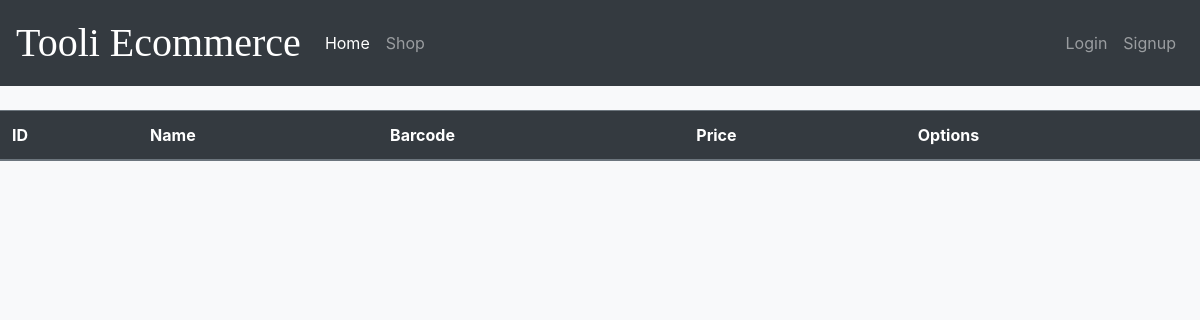
The page /shop on the database as committed earlier.
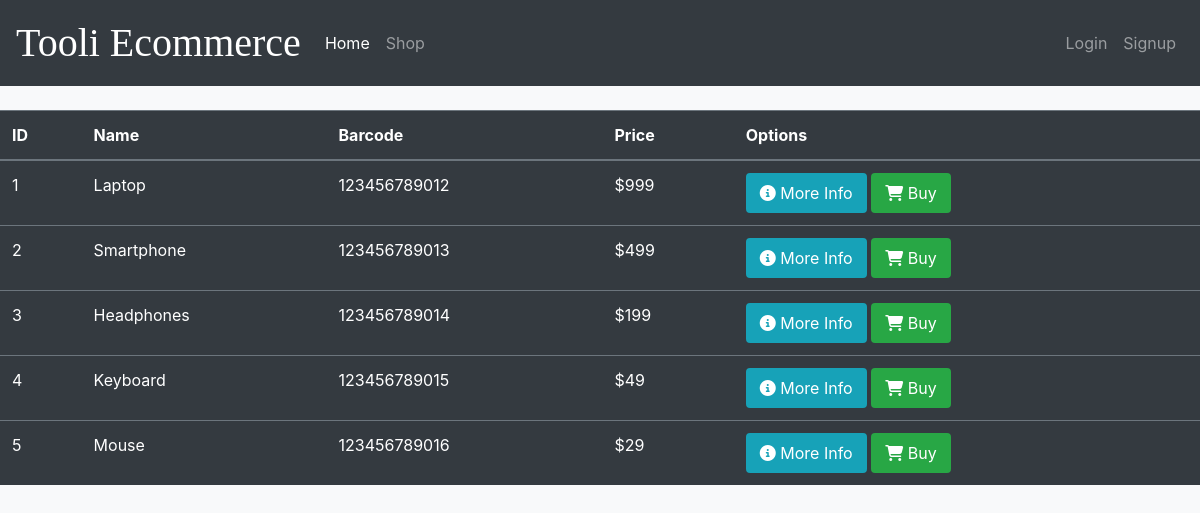
The same page on the database as committed later.
### market/models.py (models this page shows, shortened)
class Item(db.Model):
    id = db.Column(db.Integer(), primary_key=True)
    name = db.Column(db.String(length=20), nullable=False, unique=True)
    price = db.Column(db.Integer(), nullable=False)
    barcode = db.Column(db.String(length=12), nullable=False, unique=True)
    description = db.Column(db.String(length=500), nullable=False, unique=True)

### market/routes.py (the view)
@app.route('/shop')
def shop_page():
    items = Item.query.all()
    return render_template('market.html', items=items)

### market/templates/market.html (shortened to what this page needs)
{% extends 'base.html' %}
{% block content %}
<table class="table table-hover table-dark mt-4 animate__animated animate__fadeIn">
  <thead>
    <tr>
      <th scope="col">ID</th>
      <th scope="col">Name</th>
      <th scope="col">Barcode</th>
      <th scope="col">Price</th>
      <th scope="col">Options</th>
    </tr>
  </thead>
  <tbody>
    {% for item in items %}
      <tr>
        <td>{{ item.id }}</td>
        <td>{{ item.name }}</td>
        <td>{{ item.barcode }}</td>
        <td>${{ item.price }}</td>
        <td>
          <button class="btn btn-outline btn-info animate__animated animate__fadeInLeft"><i class="fas fa-info-circle"></i> More Info</button>
          <button class="btn btn-outline btn-success animate__animated animate__fadeInRight"><i class="fas fa-shopping-cart"></i> Buy</button>
        </td>
      </tr>
    {% endfor %}
  </tbody>
</table>
{% endblock %}

### market/templates/base.html (shortened to what this page needs)
<!doctype html>
<html lang="en">
   <head>
      <link rel="stylesheet" href="https://cdn.jsdelivr.net/npm/bootstrap@4.5.3/dist/css/bootstrap.min.css">
      <link rel="stylesheet" href="https://cdnjs.cloudflare.com/ajax/libs/font-awesome/5.15.3/css/all.min.css">
      <link rel="stylesheet" href="https://cdnjs.cloudflare.com/ajax/libs/animate.css/4.1.1/animate.min.css"/>
      <link rel="stylesheet" href="{{ url_for('static', filename='styles.css') }}">
   </head>
   <body>
      <nav class="navbar navbar-expand-md navbar-dark bg-dark">
        <a class="navbar-brand" href="#">Tooli Ecommerce</a>
        <div class="collapse navbar-collapse" id="navbarNav">
          <ul class="navbar-nav mr-auto">
            <li class="nav-item active">
              <a class="nav-link" href="{{ url_for('home_page') }}">Home <span class="sr-only">(current)</span></a>
            </li>
            <li class="nav-item">
              <a class="nav-link" href="{{ url_for('shop_page') }}">Shop</a>
            </li>
          </ul>
          <ul class="navbar-nav">
            <li class="nav-item">
              <a class="nav-link" href="#">Login</a>
            </li>
            <li class="nav-item">
              <a class="nav-link" href="#">Signup</a>
            </li>
          </ul>
        </div>
      </nav>
      {% block content %}{% endblock %}
   </body>
</html>

### market/static/styles.css (style rules this page uses)
body { background-color: #f8f9fa; color: #343a40; overflow-x: hidden; }
.navbar-brand { font-family: 'Brush Script MT', cursive; font-size: 2.5rem; animation: fadeInDown 1s; }
.btn-outline { border-width: 2px; transition: transform 0.3s ease; }
.table-dark th, .table-dark td, .table-dark thead th { border-color: #6c757d; }

Rows that differ between the two databases and show on the page:
added Item: id "1", name "Laptop", barcode "123456789012", price "999"
added Item: id "2", name "Smartphone", barcode "123456789013", price "499"
added Item: id "3", name "Headphones", barcode "123456789014", price "199"
added Item: id "4", name "Keyboard", barcode "123456789015", price "49"
added Item: id "5", name "Mouse", barcode "123456789016", price "29"
